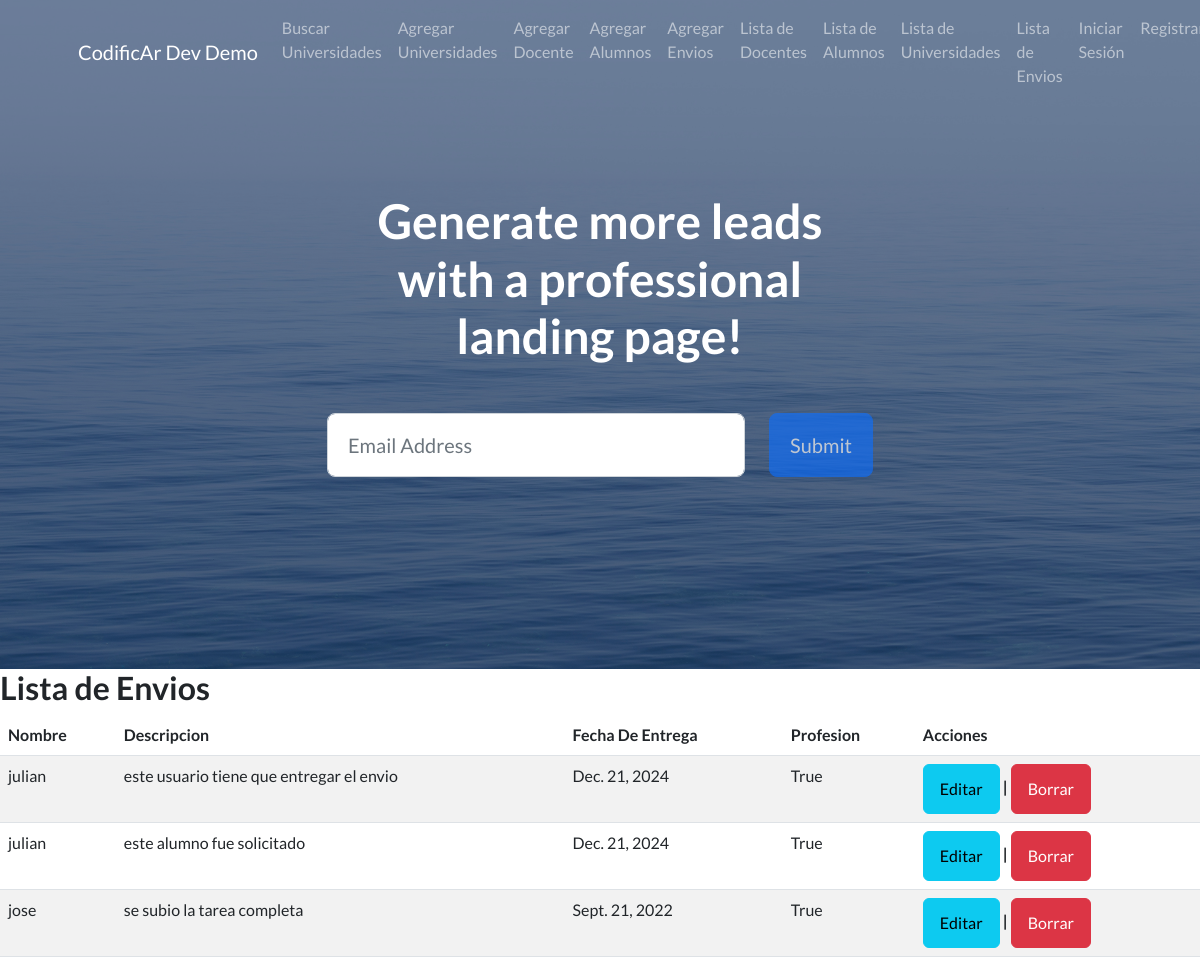
Before: /lista_envio/ (upper part) with the older database file.
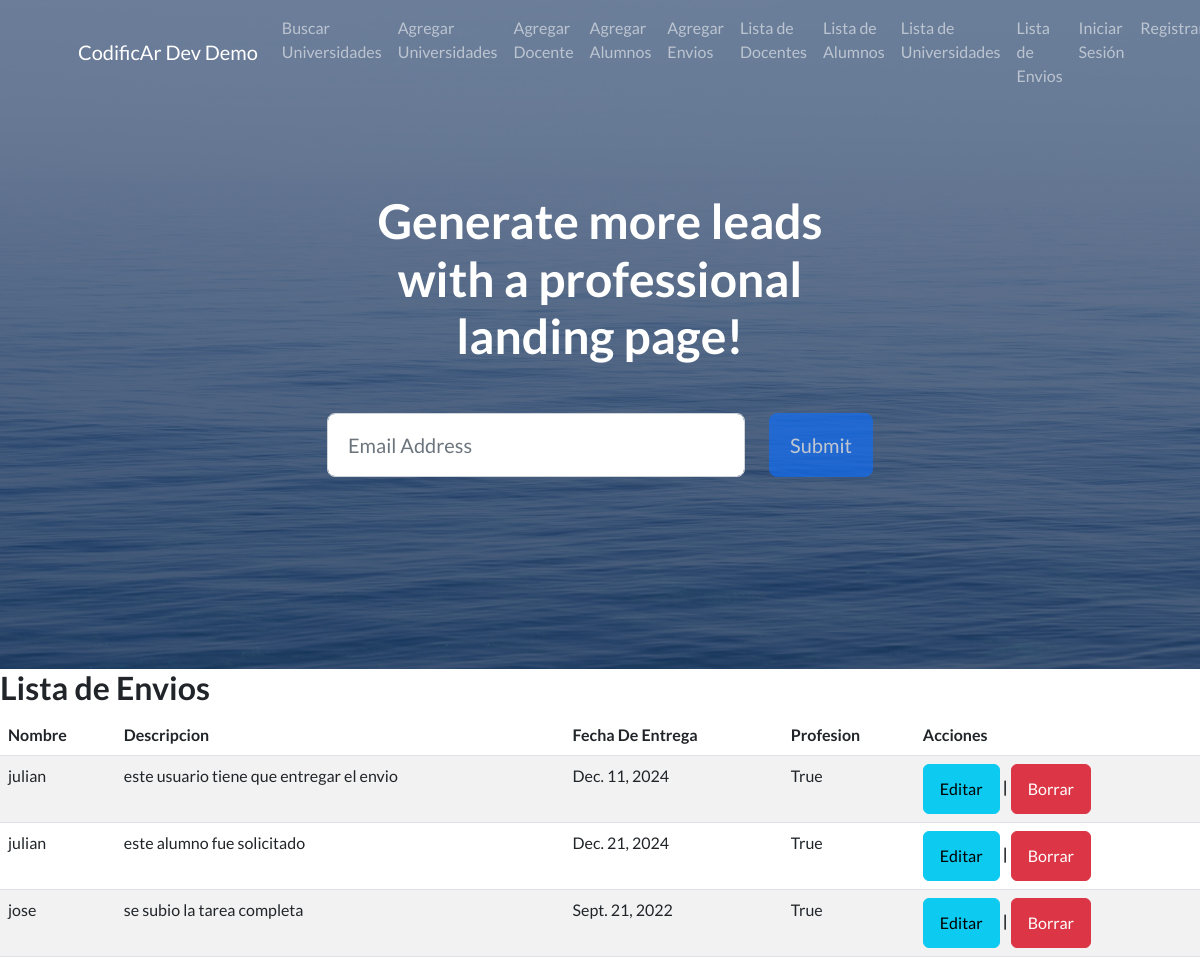
After: the same page with the newer database file.
### AppCoder/models.py (models this page shows, shortened)
class Envio(models.Model):
    nombre = models.CharField(max_length=30)
    descripcion = models.TextField()
    fecha_de_entrega = models.DateField()
    entregado = models.BooleanField()

### AppCoder/views.py (the view)
# urls.py: path('lista_envio/', views.EnvioListView.as_view(), name='lista_envio'),
class EnvioListView(ListView):
    model = Envio  # Modelo con el que trabaja esta vista
    template_name = "appcoder/lista_envio.html"  # Plantilla para renderizar la lista

### AppCoder/templates/appcoder/lista_envio.html (shortened to what this page needs)
{% extends 'appcoder/index.html' %}
{% block contenidoQueCambia %}
<h2>Lista de Envios </h2>
<table class="table table-striped">
    <thead>
        <tr>
            <th>Nombre</th>
            <th>Descripcion</th>
            <th>Fecha De Entrega</th>
            <th>Profesion</th>
            <th>Acciones</th>
        </tr>
    </thead>
    <tbody>
        {% for envio in object_list %}
        <tr>
            <td>{{ envio.nombre }}</td>
            <td>{{ envio.descripcion }}</td>
            <td>{{ envio.fecha_de_entrega }}</td>
            <td>{{ envio.entregado }}</td>
            <th>
                <a name=""id=""class="btn btn-info"href="{% url 'editar_envio' envio.id %}"role="button">Editar</a>
                |
                <a name=""id=""class="btn btn-danger"href="{% url 'eliminar_envio' envio.id %}"role="button">Borrar</a>
            </th>
        </tr>
        {% endfor %}
    </tbody>
</table>
{% endblock %}

Changed rows visible on the page:
changed Envio "este usuario tiene que entregar el envio": fecha_de_entrega "Dec. 21, 2024" → "Dec. 11, 2024"
